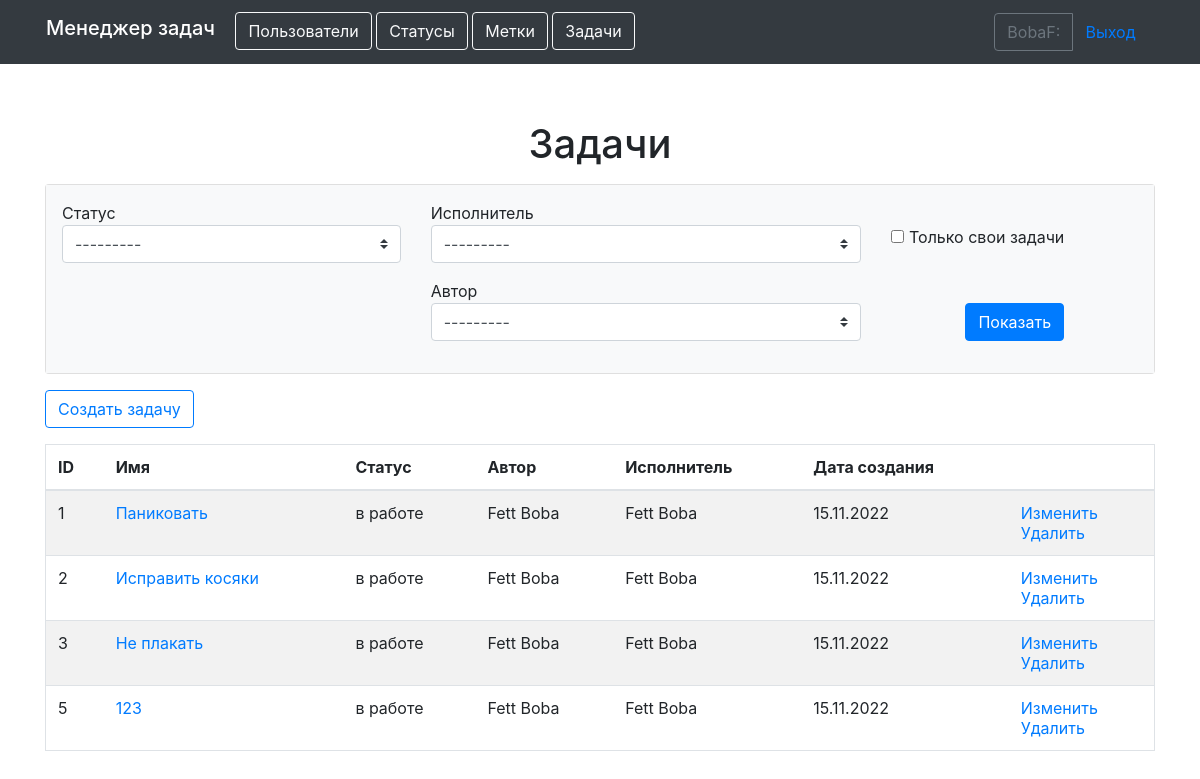
/tasks/ (signed in), run on the app's committed database.
### task_manager/apps/users/models.py (models this page shows)
class User(AbstractUser):
    def __str__(self):
        return self.get_full_name()

### task_manager/apps/tasks/models.py (models this page shows, shortened)
class Task(models.Model):
    name = models.CharField(max_length=255,
                            verbose_name=names.name)
    description = models.TextField(null=True,
                                   verbose_name=names.descr)
    author = models.ForeignKey(User, on_delete=models.PROTECT,
                               verbose_name=names.author)
    status = models.ForeignKey(Status, on_delete=models.PROTECT,
                               verbose_name=names.status)
    executor = models.ForeignKey(User, on_delete=models.PROTECT,
                                 null=True,
                                 blank=True,
                                 related_name='executor',
                                 verbose_name=names.executor
                                 )
    time_create = models.DateTimeField(auto_now_add=True,
                                       verbose_name=names.date)
    labels = models.ManyToManyField(Label,
                                    through='LabelForTask',
                                    verbose_name=names.labels,
                                    blank=True)

### task_manager/apps/statuses/models.py (models this page shows)
class Status(models.Model):
    time_create = models.DateTimeField(auto_now_add=True)
    name = models.CharField(max_length=255,
                            verbose_name=names.name)
    def __str__(self):
        return self.name

### task_manager/apps/tasks/views.py (the view, shortened to what this page needs)
# urls.py: path('', TasksList.as_view(), name='tasks_list'),
class TasksList(LoginRequiredMixin, FilterView):
    model = Task
    context_object_name = 'tasks'
    template_name = 'tasks/tasks_list.html'
    filterset_class = TaskFilter
    login_url = 'login'

### task_manager/templates/tasks/tasks_list.html (shortened to what this page needs)
{% extends 'basic.html' %}
{% load bootstrap4 %}
{% load i18n %}
{% get_current_language as LANGUAGE_CODE %}
{% block content %}
<div class="mb-3 text-center">
    <h1>{% translate "Tasks" %}</h1>
</div>
<div class="card mb-3">
  <div class="card-body bg-light p-3">
    <form class="mb-0" method="get">
      <div class="row">
          <div class="col-md-4 mb-3">
            {{ filter.form.status.label }}
            {{ filter.form.status }}
          </div>
          <div class="col-md-5 mb-3">
            {{ filter.form.executor.label }}
            {{ filter.form.executor }}
          </div>
          <div class="col-auto mr-auto"><br>
          {{ filter.form.self_task }} {{ filter.form.self_task.label }}
          </div>
      </div>
      <div class="row">
          <div class="col-md-4 mb-3">
          </div>
          <div class="col-md-5 mb-3">
            {{ filter.form.author.label }}
            {{ filter.form.author }}
          </div>
        <div class="col-auto mx-auto"><br>
          <button class="btn btn-primary" type="submit">{% translate "Show" %}</button>
        </div>
      </div>
    </form>
  </div>
</div>
<a href="{% url 'create_tsk' %}" class="btn btn-outline-primary mb-3" role="button">{% translate "Create task" %}</a>
<table class="table table-striped border">
    <thead>
      <tr>
        <th>{% translate "ID" %}</th>
        <th>{% translate "Name" %}</th>
        <th>{% translate "Status" %}</th>
        <th>{% translate "Author" %}</th>
        <th>{% translate "Executor" %}</th>
        <th>{% translate "Created date" %}</th>
        <th></th>
      </tr>
    </thead>
    <tbody>
      {% for tsk in tasks %}
        <tr>
          <td>{{ tsk.id }}</td>
          <td><a href="{% url 'show_task' tsk.pk %}">{{ tsk.name}}</a></td>
          <td>{{ tsk.status}}</td>
          <td>{{ tsk.author}}</td>
          <td>{{ tsk.executor}}</td>
          <td>{{ tsk.time_create|date:'d.m.Y' }}</td>
          <td>
              <a href="{% url 'update_tsk' tsk.pk %}">{% translate "Update" %}</a>
              <br>
              <a href="{% url 'delete_tsk' tsk.pk %}">{% translate "Delete" %}</a>
          </td>
        </tr>
      {% endfor %}
    </tbody>
</table>
{% endblock %}

### task_manager/templates/basic.html (shortened to what this page needs)
{% load bootstrap4 %}
{% load i18n %}
{% get_current_language as LANGUAGE_CODE %}
{% bootstrap_css %}
<!DOCTYPE html>
<html lang="{{ LANGUAGE_CODE }}">
<head>
</head>
<body class="d-flex flex-column h-100">
    <header>
        <div class="container d-flex justify-content-between">
            <nav class="navbar navbar-expand-md navbar-dark fixed-top bg-dark">
                <div class="container-fluid">
                    <div class="col-md-10">
                        <h1 class="navbar-brand" >{% translate "Task manager" %}</h1>
                        <a href="{% url 'users_list' %}" class="btn btn-outline-light" role="button">{% translate "Users" %}</a>
                        {% if request.user.is_authenticated %}
                        <a href="{% url 'statuses' %}" class="btn btn-outline-light" role="button">{% translate "Statuses" %}</a>
                        <a href="{% url 'labels' %}" class="btn btn-outline-light" role="button">{% translate "Labels" %}</a>
                        <a href="{% url 'tasks_list' %}" class="btn btn-outline-light" role="button">{% translate "Tasks" %}</a>
                        {% endif %}
                    </div>
                    <div class="col-6 col-md-2">
                        {% if request.user.is_authenticated %}
                        <div class="btn-group" data-toggle="buttons">
                            <a class="btn btn-outline-secondary" >{{ user.username }}:</a>
                            <a href="{% url 'logout' %}" class="btn btn-link" role="button">{% translate "Log out" %}</a>
                            </div>
                        {% else %}
                        <div class="btn-group" data-toggle="buttons">
                            <a href="{% url 'login' %}" class="btn btn-link" role="button">{% translate "Log in" %}</a>
                            <a href="{% url 'register' %}" class="btn btn-link" role="button">{% translate "Sing up" %}</a>
                        </div>
                        {% endif %}
                    </div>
                </div>
            </nav>
        </div>
    </header>
    <main role="main" class="container" style="margin-top: 120px">
        {% block content %}
        {% endblock %}
    </main>
</body>
</html>

### data on the page
User: username "BobaF"
Task: id "1", name "Паниковать", status "в работе", author "Fett Boba", executor "Fett Boba", time_create "15.11.2022"
Task: id "2", name "Исправить косяки", status "в работе", author "Fett Boba", executor "Fett Boba", time_create "15.11.2022"
Task: id "3", name "Не плакать", status "в работе", author "Fett Boba", executor "Fett Boba", time_create "15.11.2022"
Task: id "5", name "123", status "в работе", author "Fett Boba", executor "Fett Boba", time_create "15.11.2022"

### other printed values
{{ filter.form.status.label }} "Статус"
{{ filter.form.executor.label }} "Исполнитель"
{{ filter.form.self_task.label }} "Только свои задачи"
{{ filter.form.author.label }} "Автор"
